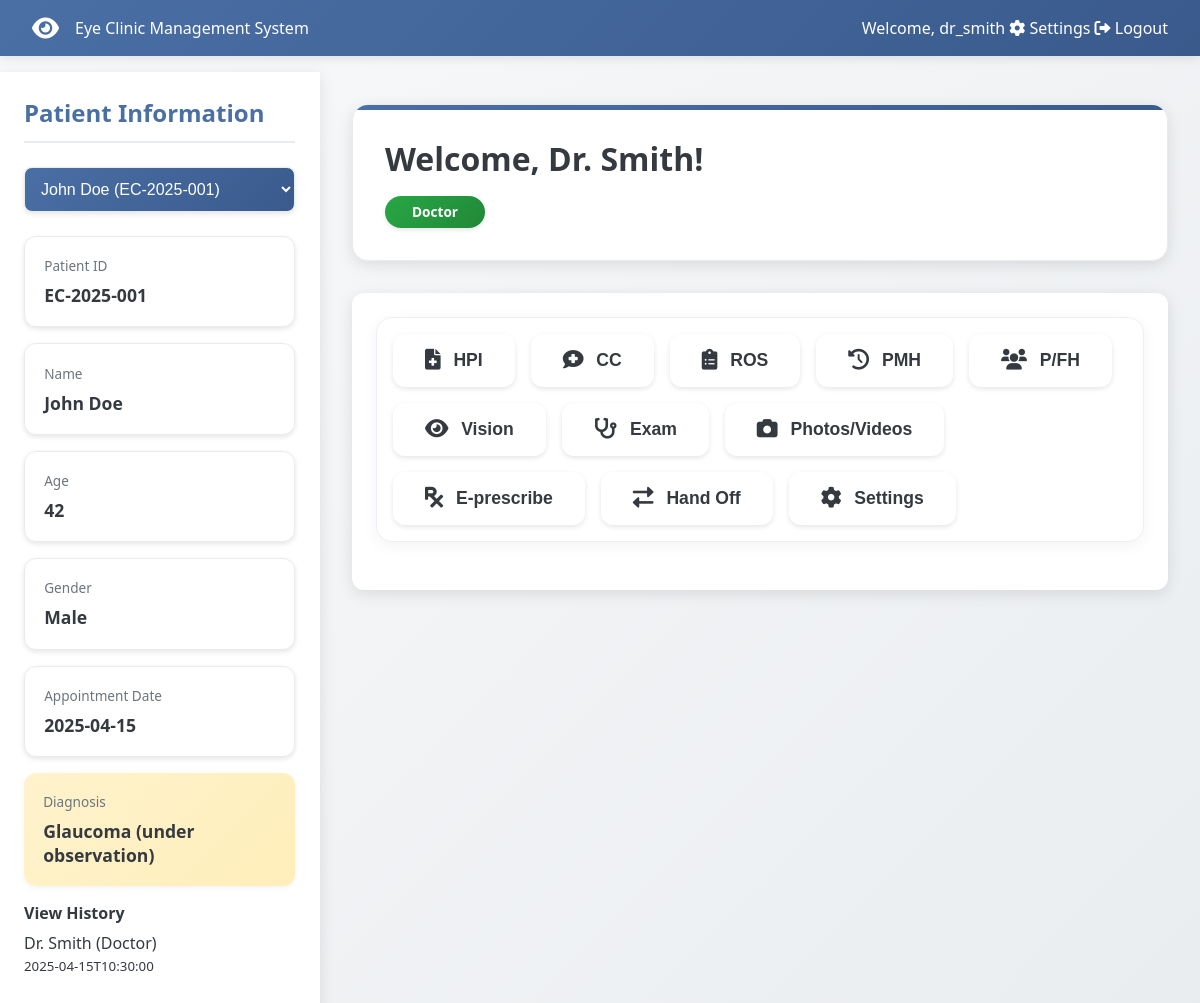
Page /dashboard (signed in) on the committed database.
### models.py (models this page shows, shortened)
class User(db.Model):
    id = db.Column(db.Integer, primary_key=True)
    username = db.Column(db.String(80), unique=True, nullable=False)
    email = db.Column(db.String(120), unique=True, nullable=False)
    password_hash = db.Column(db.String(120), nullable=False)
    role = db.Column(db.String(80), nullable=False)
    name = db.Column(db.String(120))
    status = db.Column(db.String(20), default='active')
    last_login = db.Column(db.DateTime, default=lambda: datetime.now(timezone.utc))
    custom_permissions = db.Column(db.String(500))  # Store tab permissions as comma-separated string
    created_at = db.Column(db.DateTime, default=lambda: datetime.now(timezone.utc))
    updated_at = db.Column(db.DateTime, default=lambda: datetime.now(timezone.utc), onupdate=lambda: datetime.now(timezone.utc))
    def get_custom_permissions(self):
        if self.custom_permissions:
            return self.custom_permissions.split(',')
        return []
    def to_dict(self):
        return {
            'id': self.id,
            'username': self.username,
            'role': self.role,
            'name': self.name,
            'status': self.status,
            'last_login': self.last_login.strftime('%Y-%m-%dT%H:%M:%S.%f') if self.last_login else None,
            'custom_permissions': self.get_custom_permissions(),
            'created_at': self.created_at.isoformat() if self.created_at else None,
            'updated_at': self.updated_at.isoformat() if self.updated_at else None
        }

class Patient(db.Model):
    id = db.Column(db.String(20), primary_key=True)
    name = db.Column(db.String(100), nullable=False)
    age = db.Column(db.Integer)
    gender = db.Column(db.String(10))
    appointment_date = db.Column(db.Date)
    diagnosis = db.Column(db.Text)
    created_at = db.Column(db.DateTime, default=datetime.utcnow)
    updated_at = db.Column(db.DateTime, default=datetime.utcnow, onupdate=datetime.utcnow)
    views = db.relationship('PatientView', backref='patient', lazy='dynamic', order_by='PatientView.viewed_at.desc()')
    def to_dict(self):
        all_views = [view.to_dict() for view in self.views.all()]
        return {
            'id': self.id,
            'name': self.name,
            'age': self.age,
            'gender': self.gender,
            'appointment_date': self.appointment_date.isoformat() if self.appointment_date else None,
            'diagnosis': self.diagnosis,
            'created_at': self.created_at.isoformat() if self.created_at else None,
            'updated_at': self.updated_at.isoformat() if self.updated_at else None,
            'views': all_views,
            'last_view': all_views[0] if all_views else None
        }

### app.py (the view)
@app.route('/dashboard')
@login_required
def dashboard():
    role = session['role']
    user = User.query.filter_by(username=session['username']).first()
    custom_permissions = user.get_custom_permissions() if user else []
    accessible_tabs = {}
    if custom_permissions:
        for tab in TAB_PERMISSIONS.keys():
            accessible_tabs[tab] = tab in custom_permissions
    else:
        for tab in TAB_PERMISSIONS.keys():
            accessible_tabs[tab] = role in TAB_PERMISSIONS[tab]
    role_stats = {
        'Admin': {
            'total_patients': Patient.query.count(),
            'active_cases': Patient.query.filter(Patient.diagnosis.isnot(None)).count(),
            'pending_reviews': Patient.query.filter(Patient.diagnosis.is_(None)).count()
        },
        'Doctor': {
            'patients_today': Patient.query.filter_by(appointment_date=datetime.now().date()).count(),
            'pending_reports': Patient.query.filter(Patient.diagnosis.is_(None)).count(),
            'prescriptions': 8  # This would come from a prescriptions table in a real app
        },
        'Nurse': {
            'assigned_patients': Patient.query.count(),
            'vitals_pending': 3,  # This would come from a vitals table in a real app
            'follow_ups': 4  # This would come from a follow-ups table in a real app
        },
        'Intern': {
            'observed_cases': 10,  # This would come from a cases table in a real app
            'assisted_cases': 5,
            'study_hours': 15
        },
        'Receptionist': {
            'appointments_today': Patient.query.filter_by(appointment_date=datetime.now().date()).count(),
            'check_ins': 15,  # This would come from a check-ins table in a real app
            'pending_calls': 4  # This would come from a calls table in a real app
        },
        'Pharmacist': {
            'prescriptions_pending': 12,  # This would come from a prescriptions table in a real app
            'completed_orders': 35,
            'inventory_alerts': 3
        }
    }
    can_view_patient_info = role in PATIENT_INFO_ACCESS
    current_patient = None
    if can_view_patient_info:
        current_patient = Patient.query.get(session.get('selected_patient_id'))
        if not current_patient:
            current_patient = Patient.query.first()
            if current_patient:
                session['selected_patient_id'] = current_patient.id
    all_users = User.query.all()
    received_handoffs = HandOff.query.filter_by(
        to_user_id=user.id,
        is_acknowledged=False
    ).order_by(HandOff.created_at.desc()).all()
    return render_template('dashboard.html',
                         username=session['username'],
                         name=user.name,
                         role=role,
                         current_user=user,
                         tabs=accessible_tabs,
                         stats=role_stats[role],
                         can_view_patient_info=can_view_patient_info,
                         patient_data=current_patient.to_dict() if current_patient else None,
                         all_patients=[p.to_dict() for p in Patient.query.all()] if can_view_patient_info else None,
                         users=[u.to_dict() for u in all_users],
                         received_handoffs=[h.to_dict() for h in received_handoffs])

### app.py (called while the page is built)
def login_required(f):
    @wraps(f)
    def decorated_function(*args, **kwargs):
        if 'username' not in session:
            flash('Please log in first.')
            return redirect(url_for('login'))
        return f(*args, **kwargs)
    return decorated_function

### models.py (called while the page is built)
    def to_dict(self):
        return {
            'id': self.id,
            'patient_id': self.patient_id,
            'user_id': self.user_id,
            'user_name': self.user.name,
            'user_role': self.user.role,
            'viewed_at': self.viewed_at.isoformat() if self.viewed_at else None
        }

### templates/dashboard.html (shortened to what this page needs)
<!DOCTYPE html>
<html lang="en">
<head>
    <link rel="stylesheet" href="https://cdnjs.cloudflare.com/ajax/libs/font-awesome/6.0.0/css/all.min.css">
</head>
<body>
    <nav class="navbar">
        <div class="navbar-brand">
            <i class="fas fa-eye"></i>
            <span>Eye Clinic Management System</span>
        </div>
        <div class="navbar-right">
            <span>Welcome, {{ username }}</span>
            <a href="#" class="nav-button" onclick="showTab('Settings')">
                <i class="fas fa-cog"></i>
                Settings
            </a>
            <a href="{{ url_for('logout') }}" class="nav-button">
                <i class="fas fa-sign-out-alt"></i>
                Logout
            </a>
        </div>
    </nav>
    <div class="main-content">
        {% if can_view_patient_info %}
        <div class="patient-sidebar">
            <div class="patient-info">
                <h2>Patient Information</h2>
                <div class="patient-selector" style="margin-bottom: 1.5rem;">
                    <select id="patient-select" class="form-control" onchange="selectPatient(this.value)" style="width: 100%; padding: 0.75rem; border: 1px solid var(--border-color); border-radius: 8px; background-color: white; font-size: 1rem;">
                    {% for patient in all_patients %}
                        <option value="{{ patient.id }}" {% if patient.id == patient_data.id %}selected{% endif %}>
                            {{ patient.name }} ({{ patient.id }})
                        </option>
                    {% endfor %}
                </select>
            </div>
                {% if patient_data %}
                <div class="info-group">
                    <div class="info-label">Patient ID</div>
                    <div class="info-value">{{ patient_data.id }}</div>
                </div>
                <div class="info-group">
                    <div class="info-label">Name</div>
                    <div class="info-value">{{ patient_data.name }}</div>
                </div>
                <div class="info-group">
                    <div class="info-label">Age</div>
                    <div class="info-value">{{ patient_data.age }}</div>
                </div>
                <div class="info-group">
                    <div class="info-label">Gender</div>
                    <div class="info-value">{{ patient_data.gender }}</div>
                </div>
                <div class="info-group">
                    <div class="info-label">Appointment Date</div>
                    <div class="info-value">{{ patient_data.appointment_date }}</div>
                </div>
                <div class="diagnosis">
                    <div class="info-label">Diagnosis</div>
                    <div class="info-value">{{ patient_data.diagnosis }}</div>
                </div>
                {% if patient_data.views %}
                <div class="view-history">
                    <h4>View History</h4>
                    <div class="view-list">
                        {% for view in patient_data.views %}
                        <div class="view-item">
                            <span class="text-primary">{{ view.user_name }}</span>
                            <span class="text-muted">({{ view.user_role }})</span>
                            <br>
                            <small class="text-muted">{{ view.viewed_at }}</small>
                        </div>
                        {% endfor %}
                    </div>
                </div>
                {% endif %}
                {% else %}
                <div class="info-group">
                    <div class="info-value">No patient selected</div>
                </div>
                {% endif %}
            </div>
        </div>
        {% endif %}
        <div class="dashboard-container">
            <div class="welcome-card">
                <h1>Welcome, {{ name }}!</h1>
                <div class="role-badge role-{{ role }}">{{ role }}</div>
            </div>
            <div class="tabs-container">
                <div class="tab-buttons">
                    {% for tab, has_access in tabs.items() %}
                        {% if has_access %}
                            <button class="tab-button" data-tab="{{ tab|lower|replace('/', '')|replace(' ', '-') }}">
                                {% if tab == 'HPI' %}
                                    <i class="fas fa-file-medical"></i>
                                {% elif tab == 'CC' %}
                                    <i class="fas fa-comment-medical"></i>
                                {% elif tab == 'ROS' %}
                                    <i class="fas fa-clipboard-list"></i>
                                {% elif tab == 'PMH' %}
                                    <i class="fas fa-history"></i>
                                {% elif tab == 'P/FH' %}
                                    <i class="fas fa-users"></i>
                                {% elif tab == 'Vision' %}
                                    <i class="fas fa-eye"></i>
                                {% elif tab == 'Exam' %}
                                    <i class="fas fa-stethoscope"></i>
                                {% elif tab == 'Photos/Videos' %}
                                    <i class="fas fa-camera"></i>
                                {% elif tab == 'E-prescribe' %}
                                    <i class="fas fa-prescription"></i>
                                {% elif tab == 'Hand Off' %}
                                    <i class="fas fa-exchange-alt"></i>
                                {% elif tab == 'Manage Users' %}
                                    <i class="fas fa-users-cog"></i>
                                {% elif tab == 'Settings' %}
                                    <i class="fas fa-cog"></i>
                                {% endif %}
                                {{ tab }}
                            </button>
                        {% endif %}
                    {% endfor %}
                </div>
            </div>
            </div>
        </div>
</body>
</html>

### rows in the picture
User: username "dr_smith", user_name "Dr. Smith", user_role "Doctor", name "Dr. Smith", role "Doctor"
Patient: id "EC-2025-001", name "John Doe", gender "Male", diagnosis "Glaucoma (under observation)"

### other values in the picture
{{ patient_data.age }} "42"
{{ patient_data.appointment_date }} "2025-04-15"
{{ view.viewed_at }} "2025-04-15T10:30:00"
{{ tab }} "HPI" "CC" "ROS" "PMH" "P/FH" "Vision" "Exam" "Photos/Videos" "E-prescribe" "Hand Off" "Settings"
form field value "John Doe (EC-2025-001)"
